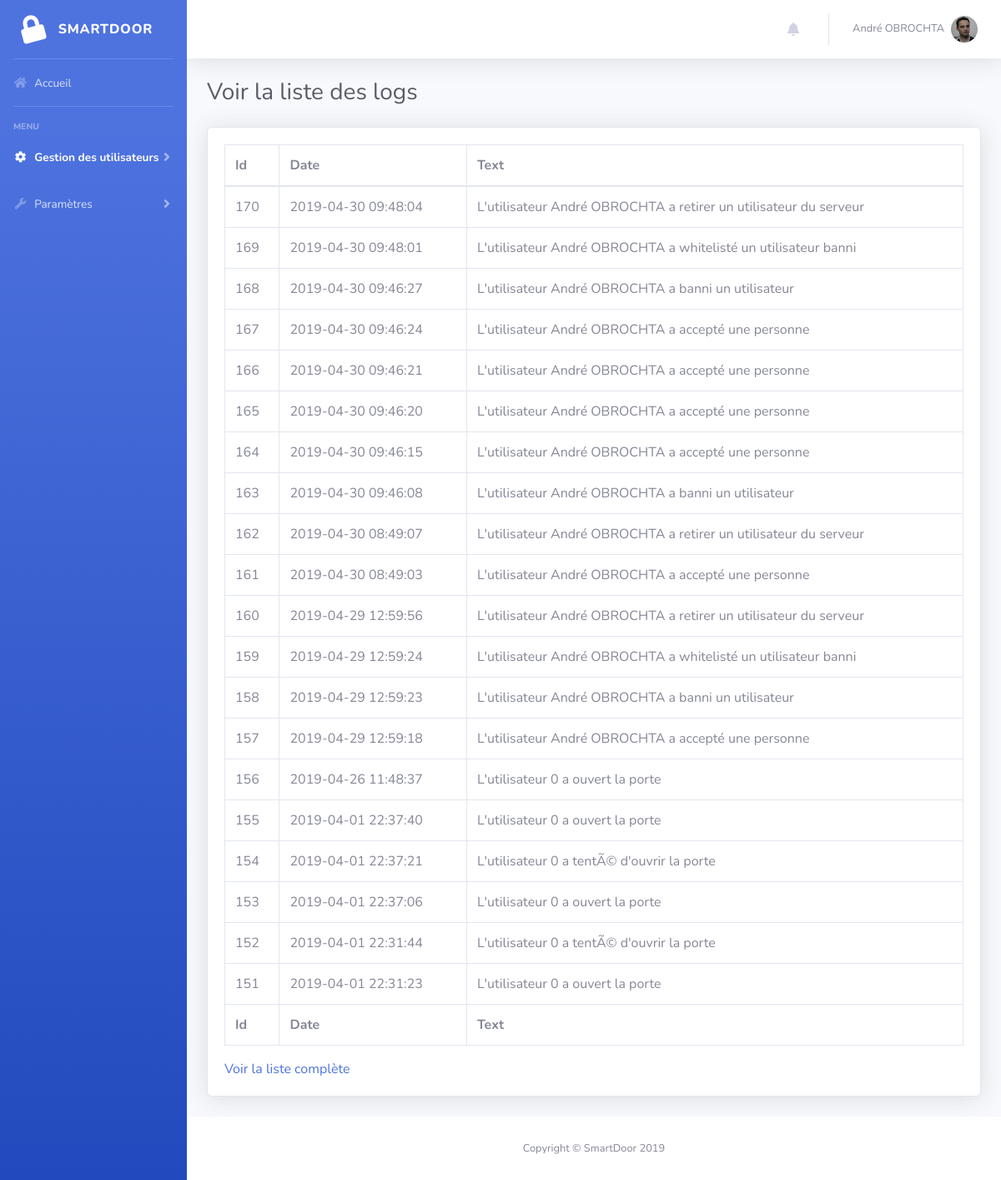
The app's page /web_app/smartdoor/administration/logs.php (signed in) with its own data.
### tables this page shows
CREATE TABLE `users` (
  `id` int(10) NOT NULL,
  `username` varchar(50) NOT NULL,
  `password` varchar(255) NOT NULL,
  `prenom` varchar(255) NOT NULL,
  `nom` varchar(255) NOT NULL,
  `img_url` varchar(255) NOT NULL,
  `notification` int(10) NOT NULL DEFAULT '0'
);

CREATE TABLE `logs` (
  `id` int(10) NOT NULL,
  `date` timestamp NOT NULL DEFAULT CURRENT_TIMESTAMP ON UPDATE CURRENT_TIMESTAMP,
  `text` text NOT NULL,
  `img` varchar(255) DEFAULT NULL
);

### web_app/smartdoor/include/global.php (called while the page is built, shortened)
<?php
$pseudo = $_SESSION['username'];
$query=$pdo->prepare("SELECT * FROM users WHERE username = '".$pseudo."' LIMIT 1");
$query->execute();
$row = $query->rowCount();
if($row > 0)
{
	$user = $query->fetch(PDO::FETCH_ASSOC); PDO::FETCH_ASSOC;
}
else
{
	session_unset();
	session_destroy();
	header('Location: /index.php');
	exit();
}
?>

### web_app/smartdoor/administration/logs.php (the view)
<?php
  include "include/config.php";
  include $_SERVER["DOCUMENT_ROOT"]."/".$folder_path."/include/mysql.php";
  include $_SERVER["DOCUMENT_ROOT"]."/".$folder_path."/include/global.php";
  $current_page = 1;
?>
<?php include "include/navbar.php"; ?>
        <div class="container-fluid">
          <div class="d-sm-flex align-items-center justify-content-between mb-4">
            <h1 class="h3 mb-0 text-gray-800">Voir la liste des logs</h1>
          </div>
          <div class="card shadow mb-4">
            <div class="card-body">
              <div class="table-responsive">
                <table class="table table-bordered" id="dataTable" width="100%" cellspacing="0">
                  <thead>
                    <tr>
                      <th>Id</th>
                      <th>Date</th>
                      <th>Text</th>
                    </tr>
                  </thead>
                  <tfoot>
                    <tr>
                      <th>Id</th>
                      <th>Date</th>
                      <th>Text</th>
                    </tr>
                  </tfoot>
                  <tbody>
                    <?php
                    if(isset($_GET['full']))
                      $query=$pdo->prepare('SELECT * FROM logs ORDER BY id DESC');
                    else
      							  $query=$pdo->prepare('SELECT * FROM logs ORDER BY id DESC LIMIT 20');
      							$query->execute();
      							while($data = $query->fetch(PDO::FETCH_ASSOC))
      							{
      							?>
      							<tr>
      								<td><?php echo $data['id']; ?></td>
                      <td><?php echo $data['date']; ?></td>
                      <td><?php echo $data['text']; ?></td>
      							</tr>
      							<?php } $query->closeCursor(); ?>
                  </tbody>
                </table>
              </div>
              <?php if(!isset($_GET['full']))
              { ?>
              <a href="logs.php?full=1">Voir la liste complète</a>
            <?php } else { ?>
              <a href="logs.php">Voir la liste allégé</a>
              <?php } ?>
            </div>
          </div>
        </div>
      </div>
<?php include "include/footer.php"; ?>

### web_app/smartdoor/administration/include/navbar.php (shortened to what this page needs)
<!DOCTYPE html>
<html lang="fr">
<head>
  <link href="vendor/fontawesome-free/css/all.min.css" rel="stylesheet" type="text/css">
  <link href="css/sb-admin-2.min.css" rel="stylesheet">
</head>
<body id="page-top">
  <div id="wrapper">
    <ul class="navbar-nav bg-gradient-primary sidebar sidebar-dark accordion" id="accordionSidebar">
      <a class="sidebar-brand d-flex align-items-center justify-content-center" href="index.php">
        <div class="sidebar-brand-icon rotate-n-15">
          <i class="fas fa-lock"></i>
        </div>
        <div class="sidebar-brand-text mx-3">SmartDoor</div>
      </a>
      <hr class="sidebar-divider my-0">
      <li class="nav-item <?php if($current_page==0) { ?> active <?php } ?>">
        <a class="nav-link" href="index.php">
          <i class="fas fa-fw fa-home"></i>
          <span>Accueil</span></a>
      </li>
      <hr class="sidebar-divider">
      <div class="sidebar-heading">
        Menu
      </div>
      <li class="nav-item <?php if($current_page==1) { ?> active <?php } ?>">
        <a class="nav-link collapsed" href="#" data-toggle="collapse" data-target="#collapseTwo" aria-expanded="true" aria-controls="collapseTwo">
          <i class="fas fa-fw fa-cog"></i>
          <span>Gestion des utilisateurs</span>
        </a>
      </li>
      <li class="nav-item <?php if($current_page==2) { ?> active <?php } ?>">
        <a class="nav-link collapsed" href="#" data-toggle="collapse" data-target="#collapseUtilities" aria-expanded="true" aria-controls="collapseUtilities">
          <i class="fas fa-fw fa-wrench"></i>
          <span>Paramètres</span>
        </a>
      </li>
    </ul>
    <div id="content-wrapper" class="d-flex flex-column">
      <div id="content">
        <nav class="navbar navbar-expand navbar-light bg-white topbar mb-4 static-top shadow">
          <ul class="navbar-nav ml-auto">
            <li class="nav-item dropdown no-arrow mx-1">
              <a class="nav-link dropdown-toggle" href="#" id="alertsDropdown" role="button" data-toggle="dropdown" aria-haspopup="true" aria-expanded="false" onclick="update_notification()">
                <i class="fas fa-bell fa-fw"></i>
              </a>
            </li>
            <li class="nav-item dropdown no-arrow">
              <a class="nav-link dropdown-toggle" href="#" id="userDropdown" role="button" data-toggle="dropdown" aria-haspopup="true" aria-expanded="false">
                <span class="mr-2 d-none d-lg-inline text-gray-600 small"><?php echo $user['prenom']." ".$user['nom']; ?></span>
                <img class="img-profile rounded-circle" src="<?php echo $user['img_url']; ?>">
              </a>
            </li>
          </ul>
        </nav>

### web_app/smartdoor/administration/include/footer.php (shortened to what this page needs)
      <footer class="sticky-footer bg-white">
        <div class="container my-auto">
          <div class="copyright text-center my-auto">
            <span>Copyright &copy; SmartDoor 2019</span>
          </div>
        </div>
      </footer>
    </div>
  </div>
</body>
</html>

### records on screen
users: prenom "André", nom "OBROCHTA", img_url (picture)
logs: id "170", date "2019-04-30 09:48:04", text "L'utilisateur André OBROCHTA a retirer un utilisateur du serveur"
logs: id "169", date "2019-04-30 09:48:01", text "L'utilisateur André OBROCHTA a whitelisté un utilisateur banni"
logs: id "168", date "2019-04-30 09:46:27", text "L'utilisateur André OBROCHTA a banni un utilisateur"
logs: id "167", date "2019-04-30 09:46:24", text "L'utilisateur André OBROCHTA a accepté une personne"
logs: id "166", date "2019-04-30 09:46:21", text "L'utilisateur André OBROCHTA a accepté une personne"
logs: id "165", date "2019-04-30 09:46:20", text "L'utilisateur André OBROCHTA a accepté une personne"
logs: id "164", date "2019-04-30 09:46:15", text "L'utilisateur André OBROCHTA a accepté une personne"
logs: id "163", date "2019-04-30 09:46:08", text "L'utilisateur André OBROCHTA a banni un utilisateur"
logs: id "162", date "2019-04-30 08:49:07", text "L'utilisateur André OBROCHTA a retirer un utilisateur du serveur"
logs: id "161", date "2019-04-30 08:49:03", text "L'utilisateur André OBROCHTA a accepté une personne"
logs: id "160", date "2019-04-29 12:59:56", text "L'utilisateur André OBROCHTA a retirer un utilisateur du serveur"
logs: id "159", date "2019-04-29 12:59:24", text "L'utilisateur André OBROCHTA a whitelisté un utilisateur banni"
logs: id "158", date "2019-04-29 12:59:23", text "L'utilisateur André OBROCHTA a banni un utilisateur"
logs: id "157", date "2019-04-29 12:59:18", text "L'utilisateur André OBROCHTA a accepté une personne"
logs: id "156", date "2019-04-26 11:48:37", text "L'utilisateur 0 a ouvert la porte"
logs: id "155", date "2019-04-01 22:37:40", text "L'utilisateur 0 a ouvert la porte"
logs: id "154", date "2019-04-01 22:37:21", text "L'utilisateur 0 a tentÃ© d'ouvrir la porte"
logs: id "153", date "2019-04-01 22:37:06", text "L'utilisateur 0 a ouvert la porte"
logs: id "152", date "2019-04-01 22:31:44", text "L'utilisateur 0 a tentÃ© d'ouvrir la porte"
logs: id "151", date "2019-04-01 22:31:23", text "L'utilisateur 0 a ouvert la porte"
